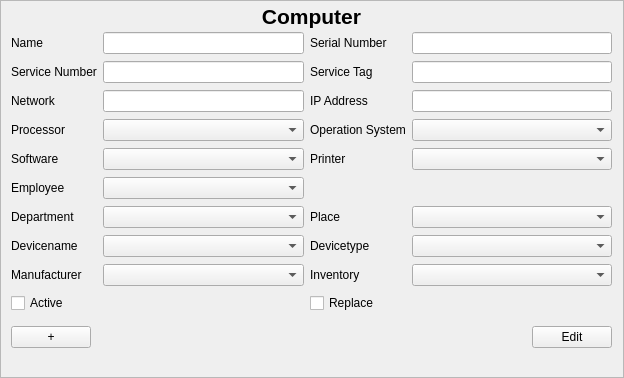
<?xml version="1.0" encoding="UTF-8"?>
<ui version="4.0">
 <class>ComputerInputArea</class>
 <widget class="QScrollArea" name="ComputerInputArea">
  <property name="geometry">
   <rect>
    <x>0</x>
    <y>0</y>
    <width>624</width>
    <height>378</height>
   </rect>
  </property>
  <property name="windowTitle">
   <string>ScrollArea</string>
  </property>
  <property name="accessibleName">
   <string>ComputerInputDialog</string>
  </property>
  <property name="widgetResizable">
   <bool>true</bool>
  </property>
  <widget class="QWidget" name="scrollAreaWidgetContents">
   <property name="geometry">
    <rect>
     <x>0</x>
     <y>0</y>
     <width>622</width>
     <height>376</height>
    </rect>
   </property>
   <widget class="QWidget" name="gridLayoutWidget">
    <property name="geometry">
     <rect>
      <x>10</x>
      <y>30</y>
      <width>601</width>
      <height>291</height>
     </rect>
    </property>
    <layout class="QGridLayout" name="gridLayout">
     <item row="1" column="0">
      <widget class="QLabel" name="label_ServiceNumber">
       <property name="text">
        <string>Service Number</string>
       </property>
       <property name="buddy">
        <cstring>lineEdit_ServiceNumber</cstring>
       </property>
      </widget>
     </item>
     <item row="9" column="0">
      <widget class="QCheckBox" name="checkBox_Active">
       <property name="text">
        <string>Active</string>
       </property>
      </widget>
     </item>
     <item row="9" column="3">
      <widget class="QCheckBox" name="checkBox_Replace">
       <property name="text">
        <string>Replace</string>
       </property>
      </widget>
     </item>
     <item row="3" column="3">
      <widget class="QLabel" name="label_OperationSystem">
       <property name="text">
        <string>Operation System</string>
       </property>
       <property name="buddy">
        <cstring>comboBox_OperationSystem</cstring>
       </property>
      </widget>
     </item>
     <item row="3" column="4">
      <widget class="QComboBox" name="comboBox_OperationSystem"/>
     </item>
     <item row="6" column="3">
      <widget class="QLabel" name="label_Place">
       <property name="text">
        <string>Place</string>
       </property>
       <property name="buddy">
        <cstring>comboBox_Place</cstring>
       </property>
      </widget>
     </item>
     <item row="5" column="0">
      <widget class="QLabel" name="label_Employee">
       <property name="text">
        <string>Employee</string>
       </property>
       <property name="buddy">
        <cstring>comboBox_Employee</cstring>
       </property>
      </widget>
     </item>
     <item row="8" column="4">
      <widget class="QComboBox" name="comboBox_Inventory"/>
     </item>
     <item row="3" column="2">
      <widget class="QComboBox" name="comboBox_Processor"/>
     </item>
     <item row="3" column="0">
      <widget class="QLabel" name="label_Processor">
       <property name="text">
        <string>Processor</string>
       </property>
       <property name="buddy">
        <cstring>comboBox_Processor</cstring>
       </property>
      </widget>
     </item>
     <item row="8" column="3">
      <widget class="QLabel" name="label_Inventory">
       <property name="text">
        <string>Inventory</string>
       </property>
       <property name="buddy">
        <cstring>comboBox_Inventory</cstring>
       </property>
      </widget>
     </item>
     <item row="6" column="2">
      <widget class="QComboBox" name="comboBox_Department"/>
     </item>
     <item row="8" column="0">
      <widget class="QLabel" name="label_Manufacturer">
       <property name="text">
        <string>Manufacturer</string>
       </property>
       <property name="buddy">
        <cstring>comboBox_Manufacturer</cstring>
       </property>
      </widget>
     </item>
     <item row="7" column="4">
      <widget class="QComboBox" name="comboBox_DeviceType"/>
     </item>
     <item row="7" column="2">
      <widget class="QComboBox" name="comboBox_DeviceName"/>
     </item>
     <item row="6" column="4">
      <widget class="QComboBox" name="comboBox_Place"/>
     </item>
     <item row="5" column="2">
      <widget class="QComboBox" name="comboBox_Employee"/>
     </item>
     <item row="0" column="0">
      <widget class="QLabel" name="label_Name">
       <property name="text">
        <string>Name</string>
       </property>
       <property name="buddy">
        <cstring>lineEdit_ComputerName</cstring>
       </property>
      </widget>
     </item>
     <item row="2" column="4">
      <widget class="QLineEdit" name="lineEdit_IPAddress"/>
     </item>
     <item row="8" column="2">
      <widget class="QComboBox" name="comboBox_Manufacturer"/>
     </item>
     <item row="2" column="3">
      <widget class="QLabel" name="label_IPAddress">
       <property name="text">
        <string>IP Address</string>
       </property>
       <property name="buddy">
        <cstring>lineEdit_IPAddress</cstring>
       </property>
      </widget>
     </item>
     <item row="0" column="3">
      <widget class="QLabel" name="label_SerialNumber">
       <property name="text">
        <string>Serial Number</string>
       </property>
       <property name="buddy">
        <cstring>lineEdit_SerialNumber</cstring>
       </property>
      </widget>
     </item>
     <item row="2" column="0">
      <widget class="QLabel" name="label_Network">
       <property name="text">
        <string>Network</string>
       </property>
       <property name="buddy">
        <cstring>lineEdit_Network</cstring>
       </property>
      </widget>
     </item>
     <item row="7" column="0">
      <widget class="QLabel" name="label_Devicename">
       <property name="text">
        <string>Devicename</string>
       </property>
       <property name="buddy">
        <cstring>comboBox_DeviceName</cstring>
       </property>
      </widget>
     </item>
     <item row="7" column="3">
      <widget class="QLabel" name="label_DeviceType">
       <property name="text">
        <string>Devicetype</string>
       </property>
       <property name="buddy">
        <cstring>comboBox_DeviceType</cstring>
       </property>
      </widget>
     </item>
     <item row="2" column="2">
      <widget class="QLineEdit" name="lineEdit_Network"/>
     </item>
     <item row="6" column="0">
      <widget class="QLabel" name="label_Department">
       <property name="text">
        <string>Department</string>
       </property>
       <property name="buddy">
        <cstring>comboBox_Department</cstring>
       </property>
      </widget>
     </item>
     <item row="1" column="2">
      <widget class="QLineEdit" name="lineEdit_ServiceNumber"/>
     </item>
     <item row="1" column="3">
      <widget class="QLabel" name="label_ServiceTag">
       <property name="text">
        <string>Service Tag</string>
       </property>
       <property name="buddy">
        <cstring>lineEdit_ServiceTag</cstring>
       </property>
      </widget>
     </item>
     <item row="1" column="4">
      <widget class="QLineEdit" name="lineEdit_ServiceTag"/>
     </item>
     <item row="0" column="4">
      <widget class="QLineEdit" name="lineEdit_SerialNumber"/>
     </item>
     <item row="0" column="2">
      <widget class="QLineEdit" name="lineEdit_ComputerName"/>
     </item>
     <item row="4" column="0">
      <widget class="QLabel" name="label_Software">
       <property name="text">
        <string>Software</string>
       </property>
       <property name="buddy">
        <cstring>comboBox_Software</cstring>
       </property>
      </widget>
     </item>
     <item row="4" column="2">
      <widget class="QComboBox" name="comboBox_Software"/>
     </item>
     <item row="4" column="3">
      <widget class="QLabel" name="label_Printer">
       <property name="text">
        <string>Printer</string>
       </property>
       <property name="buddy">
        <cstring>comboBox_Printer</cstring>
       </property>
      </widget>
     </item>
     <item row="4" column="4">
      <widget class="QComboBox" name="comboBox_Printer"/>
     </item>
    </layout>
   </widget>
   <widget class="QWidget" name="verticalLayoutWidget">
    <property name="geometry">
     <rect>
      <x>10</x>
      <y>0</y>
      <width>601</width>
      <height>31</height>
     </rect>
    </property>
    <layout class="QVBoxLayout" name="verticalLayout">
     <item>
      <widget class="QLabel" name="label_Header">
       <property name="font">
        <font>
         <pointsize>16</pointsize>
         <weight>75</weight>
         <bold>true</bold>
        </font>
       </property>
       <property name="text">
        <string>Computer</string>
       </property>
       <property name="alignment">
        <set>Qt::AlignCenter</set>
       </property>
      </widget>
     </item>
    </layout>
   </widget>
   <widget class="QWidget" name="verticalLayoutWidget_2">
    <property name="geometry">
     <rect>
      <x>10</x>
      <y>320</y>
      <width>601</width>
      <height>32</height>
     </rect>
    </property>
    <layout class="QHBoxLayout" name="horizontalLayout">
     <item>
      <widget class="QPushButton" name="pushButton_Add">
       <property name="text">
        <string>+</string>
       </property>
      </widget>
     </item>
     <item>
      <spacer name="horizontalSpacer">
       <property name="orientation">
        <enum>Qt::Horizontal</enum>
       </property>
       <property name="sizeHint" stdset="0">
        <size>
         <width>40</width>
         <height>20</height>
        </size>
       </property>
      </spacer>
     </item>
     <item>
      <widget class="QPushButton" name="pushButton_EditFinish">
       <property name="text">
        <string>Edit</string>
       </property>
      </widget>
     </item>
    </layout>
   </widget>
  </widget>
 </widget>
 <tabstops>
  <tabstop>lineEdit_ComputerName</tabstop>
  <tabstop>lineEdit_SerialNumber</tabstop>
  <tabstop>lineEdit_ServiceNumber</tabstop>
  <tabstop>lineEdit_ServiceTag</tabstop>
  <tabstop>lineEdit_Network</tabstop>
  <tabstop>lineEdit_IPAddress</tabstop>
  <tabstop>comboBox_Processor</tabstop>
  <tabstop>comboBox_OperationSystem</tabstop>
  <tabstop>comboBox_Software</tabstop>
  <tabstop>comboBox_Printer</tabstop>
  <tabstop>comboBox_Employee</tabstop>
  <tabstop>comboBox_Department</tabstop>
  <tabstop>comboBox_Place</tabstop>
  <tabstop>comboBox_DeviceName</tabstop>
  <tabstop>comboBox_DeviceType</tabstop>
  <tabstop>comboBox_Manufacturer</tabstop>
  <tabstop>comboBox_Inventory</tabstop>
  <tabstop>checkBox_Active</tabstop>
  <tabstop>checkBox_Replace</tabstop>
  <tabstop>pushButton_Add</tabstop>
  <tabstop>pushButton_EditFinish</tabstop>
 </tabstops>
 <resources/>
 <connections/>
 <slots>
  <slot>slot1()</slot>
  <slot>onDestroyed()</slot>
 </slots>
</ui>
